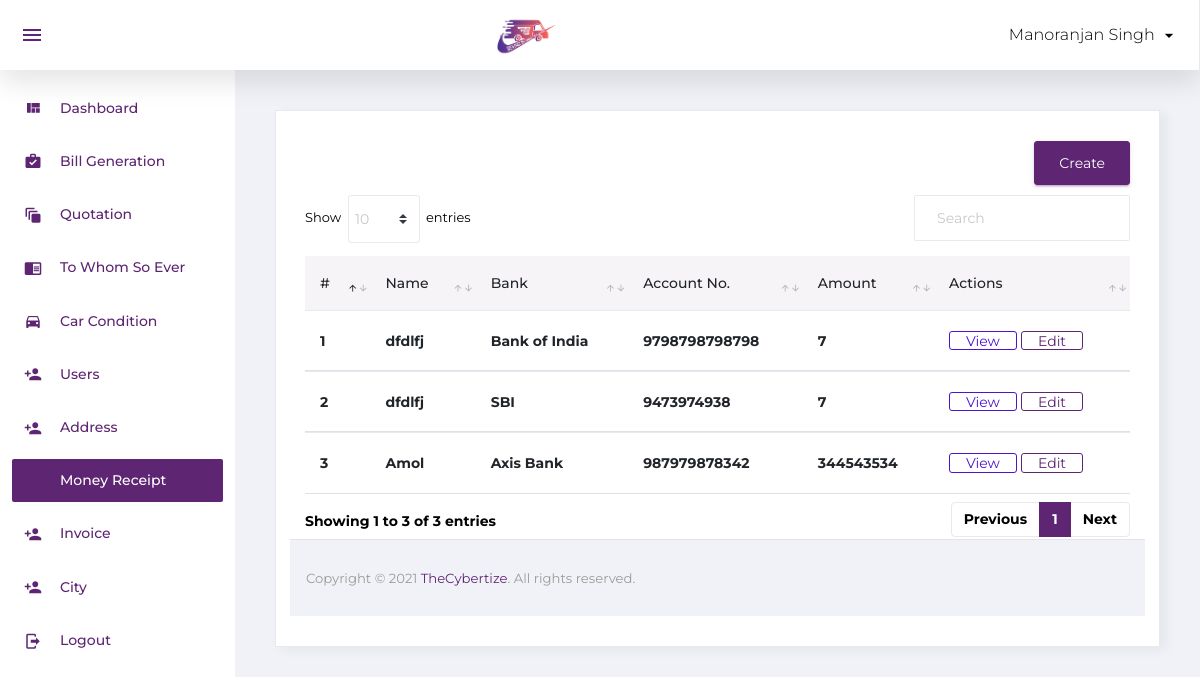
Page /money_receipt.php (signed in) on the committed database.
### tables this page shows
CREATE TABLE `receipts` (
  `id` int(11) NOT NULL,
  `slno` varchar(50) NOT NULL,
  `mrdate` date NOT NULL,
  `rf` varchar(30) NOT NULL,
  `sor` varchar(30) NOT NULL,
  `bc` varchar(30) NOT NULL,
  `rdate` date NOT NULL,
  `ob` varchar(30) NOT NULL,
  `ao` varchar(30) NOT NULL,
  `amt` int(20) NOT NULL,
  `mobile no` int(15) NOT NULL
);

### money_receipt.php (the view)
<?php
include 'config.php';
include 'include/header.php';
?>
         <div class="content-wrapper">
          <div class="card">
            <div class="card-body">
              <div class="row">
                <div class="col-sm-12 btnalign">
                        <a href="create_receipt.php"><button type="button" class="btn btn-primary adUserbtn">Create</button></a>
                </div>
              </div>
              <div class="row">
                <div class="col-12">
                  <div class="table-responsive">
                    <table id="order-listing" class="table">
                      <thead>
                        <tr>
                            <th>#</th>
                            <th>Name</th>
                            <th>Bank</th>
                            <th>Account No.</th>
                            <th>Amount</th>
                            <th>Actions</th>
                        </tr>
                      </thead>
                      <tbody>
                        <?php
                          $sql = "SELECT * from receipts";
                          $query = mysqli_query($con, $sql);
                          $count = mysqli_num_rows($query);
                          if ($count > 0) {
                            $n=1;
                            while($row = mysqli_fetch_assoc($query)){ ?>
                            <tr>
                                      <td><?php echo $n; ?></td>
                                      <td><?php echo $row['rf']; ?></td>
                                      <td><?php echo $row['ob']; ?></td>
                                      <td><?php echo $row['ao']; ?></td>
                                      <td><?php echo $row['amt']; ?></td>
                                      <td>
                                        <a href="view_receipt.php?id=<?php echo $row['id'];?>">
                                          <button class='btn btn-outline-info'>View</button>
                                        </a>
                                        <a href="edit_receipt.php?id=<?php echo $row['id'];?>">
                                          <button class='btn btn-outline-primary'>Edit</button>
                                        </a>
                                      </td>
                                  </tr>
                            <?php
                            $n++;
                              }
                          }
                        ?>
                      </tbody>
                    </table>
                  </div>
                                </div>
<?php include 'include/footer.php'; ?>

### assets/style.css (style rules this page uses)
* { margin:0; padding:0; font-family: 'Montserrat', sans-serif; }
body { font-weight: 700; }
tr { line-height: 10px; min-height: 10px; height: 10px; }
.adUserbtn { float: right; margin-bottom: 10px; }

### rows in the picture
receipts: rf "dfdlfj", ob "Bank of India", ao "9798798798798", amt "7"
receipts: rf "dfdlfj", ob "SBI", ao "9473974938", amt "7"
receipts: rf "Amol", ob "Axis Bank", ao "987979878342", amt "344543534"

### other values in the picture
$_SESSION['username'] "Manoranjan Singh"
